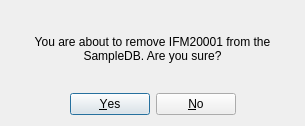
<?xml version="1.0" encoding="UTF-8"?>
<ui version="4.0">
 <class>removeConfirm</class>
 <widget class="QDialog" name="removeConfirm">
  <property name="geometry">
   <rect>
    <x>0</x>
    <y>0</y>
    <width>305</width>
    <height>126</height>
   </rect>
  </property>
  <property name="windowTitle">
   <string>Confirm</string>
  </property>
  <layout class="QVBoxLayout" name="verticalLayout">
   <item>
    <widget class="QLabel" name="warning_removesample">
     <property name="text">
      <string>You are about to remove IFM20001 from the SampleDB. Are you sure?</string>
     </property>
     <property name="alignment">
      <set>Qt::AlignCenter</set>
     </property>
     <property name="wordWrap">
      <bool>true</bool>
     </property>
    </widget>
   </item>
   <item>
    <widget class="QDialogButtonBox" name="buttonBox">
     <property name="orientation">
      <enum>Qt::Horizontal</enum>
     </property>
     <property name="standardButtons">
      <set>QDialogButtonBox::No|QDialogButtonBox::Yes</set>
     </property>
     <property name="centerButtons">
      <bool>true</bool>
     </property>
    </widget>
   </item>
  </layout>
 </widget>
 <resources/>
 <connections>
  <connection>
   <sender>buttonBox</sender>
   <signal>accepted()</signal>
   <receiver>removeConfirm</receiver>
   <slot>accept()</slot>
   <hints>
    <hint type="sourcelabel">
     <x>248</x>
     <y>254</y>
    </hint>
    <hint type="destinationlabel">
     <x>157</x>
     <y>274</y>
    </hint>
   </hints>
  </connection>
  <connection>
   <sender>buttonBox</sender>
   <signal>rejected()</signal>
   <receiver>removeConfirm</receiver>
   <slot>reject()</slot>
   <hints>
    <hint type="sourcelabel">
     <x>316</x>
     <y>260</y>
    </hint>
    <hint type="destinationlabel">
     <x>286</x>
     <y>274</y>
    </hint>
   </hints>
  </connection>
 </connections>
</ui>
